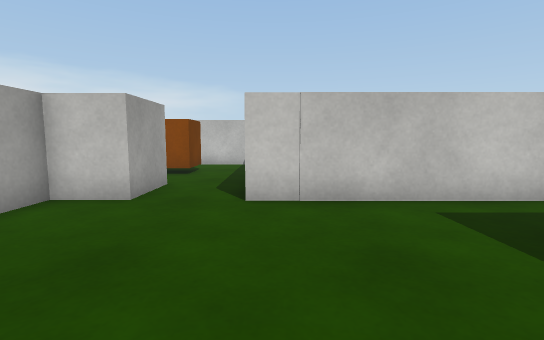
[1] (above)

15 first-person views from a walk through a Unity game level. The camera is 0.58 m above the floor, tilts 6° down and sees 85° across. The floor is counted in squares, 0.5 m on a side. Each view is taken from the middle of a square. On the plan, view 1 faces up. The plan holds only what a view shows up to about 13 squares ahead; the rest is blank. The player character is not drawn. Surface patterns are stand-ins for the level's own textures.

[2]
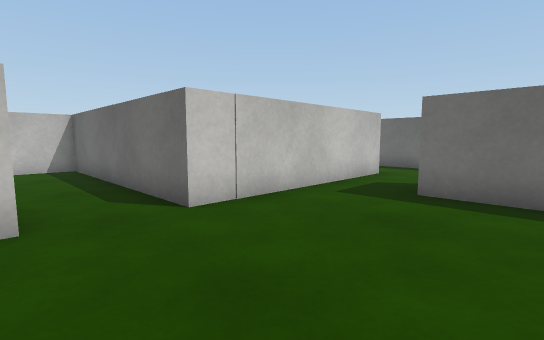

[3]
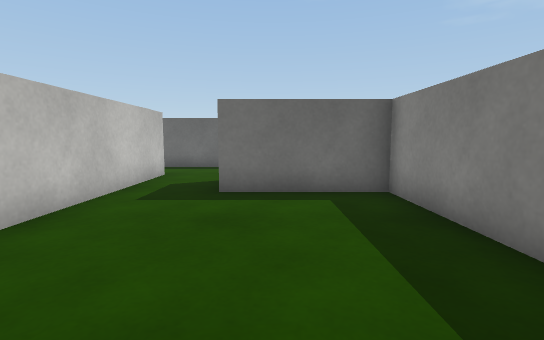

[4]
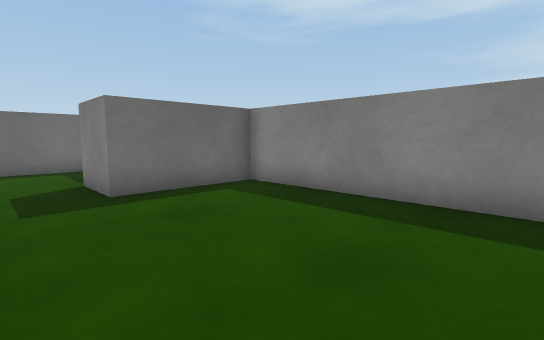

[5]
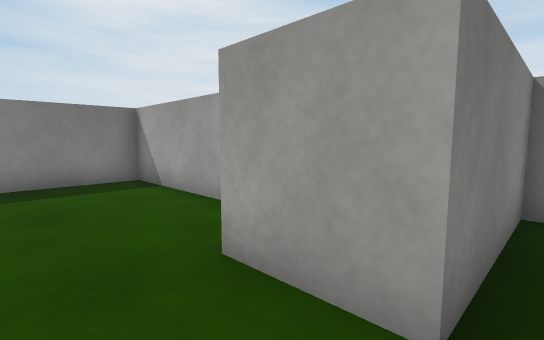

[6]
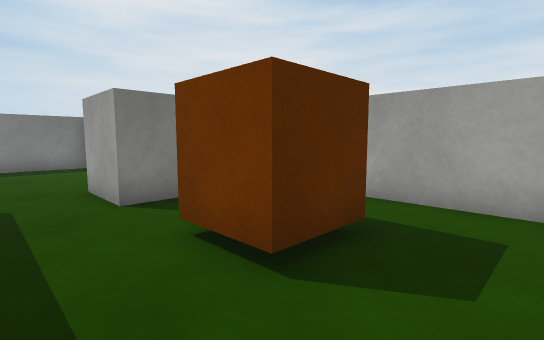

[7]
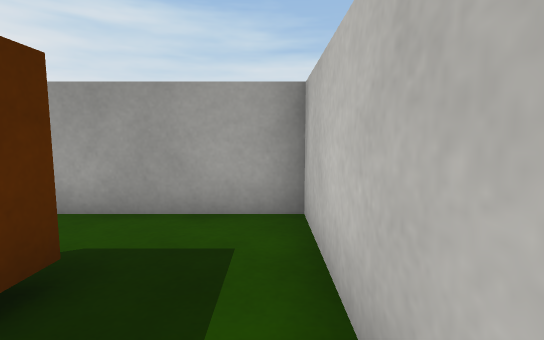

[8]
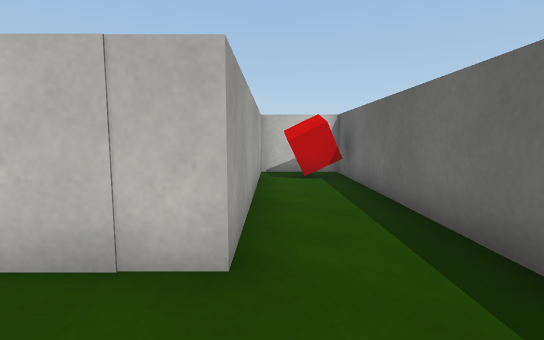

[9]
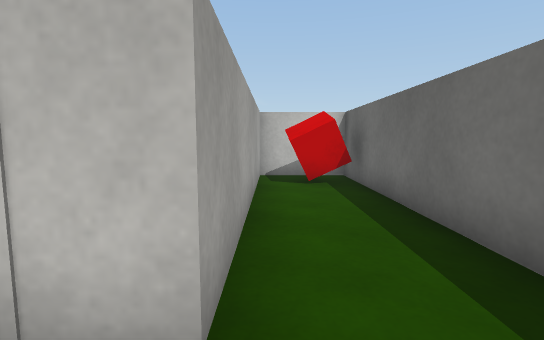

[10]
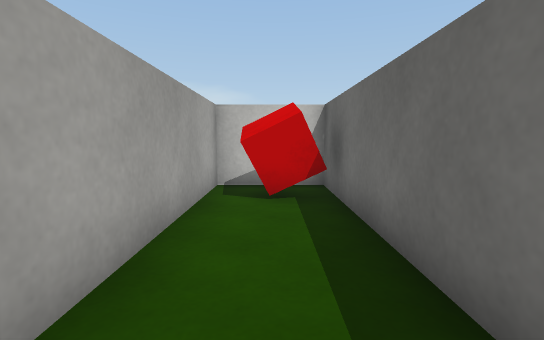

[11]
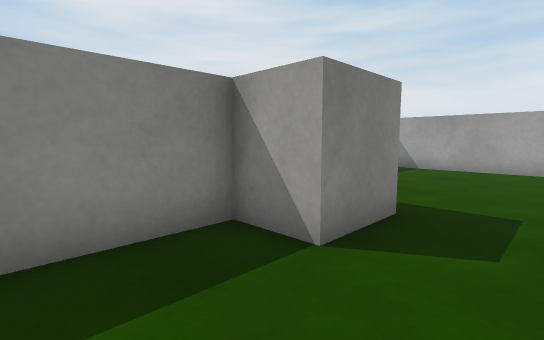

[12]
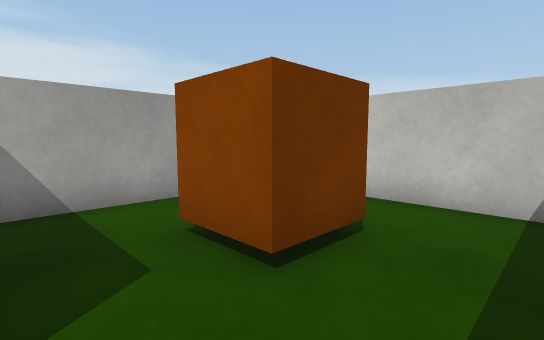

[13]
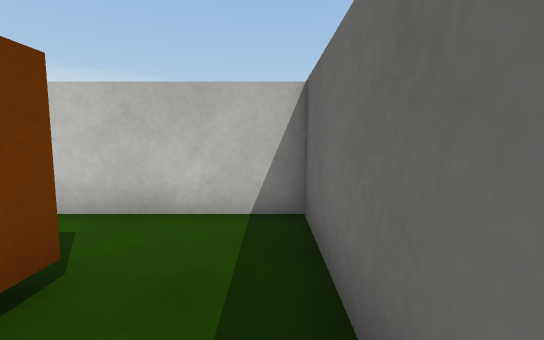

[14]
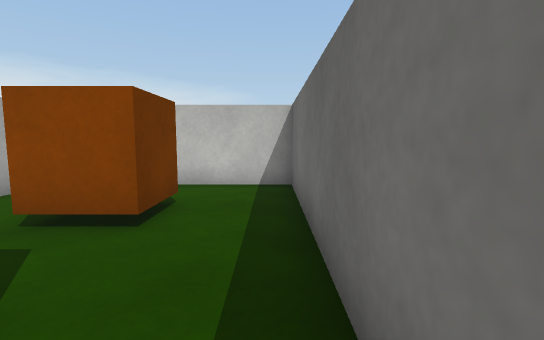

[15]
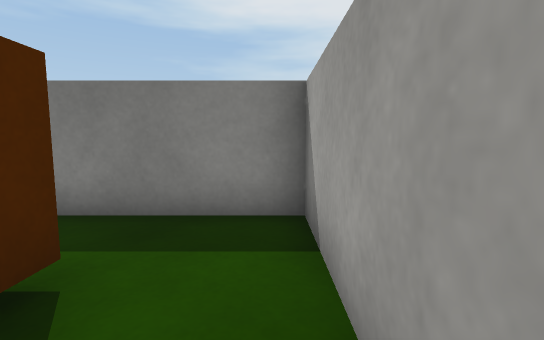

### Floor plan
Ten units are one square. View 1 is at (0, 0); x grows to the right and y downward. Boxes are objects, and circles mark ways between rooms. Rooms are numbered by the first view taken in them; rooms with no view inside come last. Other rooms are left out.
<svg viewBox="-70 -140 168 151">
<path fill="none" stroke="#000" d="M-27 -55 -42 -55 -42 6 34 6 34 -32 54 -32 54 -16 80 -16M93 -22 93 -135 66 -135 66 -55 -5 -55M-5 -55 -5 -135 -65 -135 -65 -76 -27 -76 -27 -55"/>
<rect x="75" y="-125" width="10" height="10" fill="#bbb"><title>red cube</title></rect>
<rect x="-45" y="-115" width="20" height="20" fill="#bbb"><title>brown box</title></rect>
<circle cx="-15" cy="-65" r="3" fill="#2a7"/>
<text x="30" y="-40">1</text>
<text x="-30" y="-100">2</text>
</svg>
Room 1 opens to room 2.

Where each view was taken, in squares from view 1:
view 1: 0 up, 0 right, facing up
view 2: 1 up, 3 left, facing up-right
view 3: 2 up, 3 left, facing right
view 4: 5 up, 3 left, facing down-right
view 5: 8 up, 1 left, facing down-left
view 6: 13 up, 1 left, facing down-left
view 7: 13 up, 2 left, facing left
view 8: 3 up, 7 right, facing up
view 9: 4 up, 7 right, facing up
view 10: 6 up, 8 right, facing up
view 11: 5 up, 8 right, facing down-left
view 12: 8 up, 1 left, facing up-left
view 13: 9 up, 1 left, facing up
view 14: 6 up, 1 left, facing up
view 15: 12 up, 6 left, facing down
